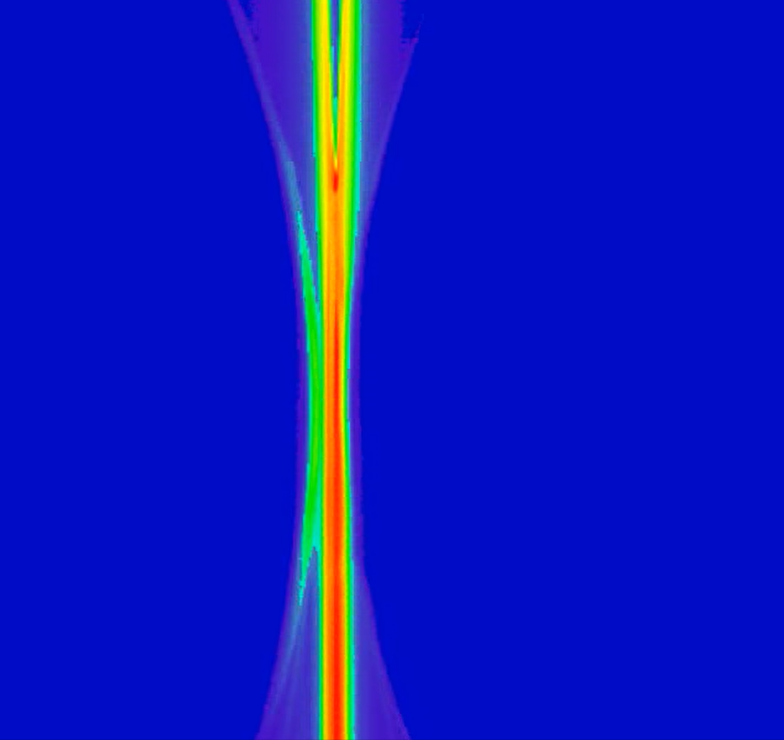
#> input picture data/imagen_termogafrica.png, 784 x 740 px, given in place of video_termo_2.wmv, which was not available
$ jupyter execute 'imagen_y video.ipynb'   (text cells are left out)
#> lines starting #> are read from the running program, lines starting #| are printed output that depends on the picture; after the words box and inside, x2 and y2 are one past the last pixel; in counts of white or black regions, pixels touching at a corner belong together; pictures that were not available may be replaced by others from this repository, and a replacement may not be noted
[cell 1]
import os
import cv2
import numpy as np
import matplotlib.pyplot as plt
import matplotlib.patches as patches
from matplotlib import colormaps

[cell 2]
def open_video(video_path):
    cap = cv2.VideoCapture(video_path)

    if not cap.isOpened():
        print("Error al abrir el video")
        exit()
    return cap

def get_video_frames(cap, num_frames = None):
    if not num_frames: num_frames = int(cap.get(cv2.CAP_PROP_FRAME_COUNT))
    frames = []
    for i in range(num_frames):
        ret, frame = cap.read()
        if not ret:
            print(f"Error al leer el fotograma {i + 1}")
            break
        frames.append(frame)
#> this loop made 1 pass
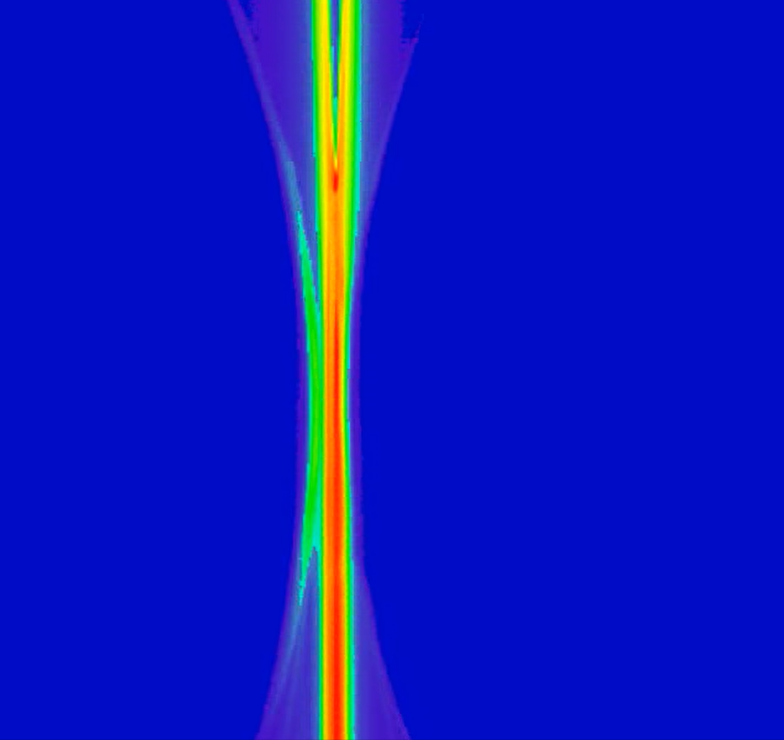
#> input picture data/imagen_termogafrica.png, 784 x 740 px, given in place of video_termo_2.wmv, which was not available
#> after the loop, frames = 1 item
    cap.release()
    return frames

def frame_imshow_vis(image, tit = 'image'):
    cv2.imshow(tit, image)
    cv2.waitKey(0)
    cv2.destroyAllWindows()

def frame_plt_vis(image, fsize = (8, 8)):
    f, ax = plt.subplots(figsize=fsize)
    ax.imshow(cv2.cvtColor(image, cv2.COLOR_BGR2RGB))
    ax.axis('off')
    return ax

def obtain_temp(image):
    temp = np.mean(image)
    return -(100/255)*temp+100

def get_colors_to_gray(colors_n, vis=False):
    cmap = colormaps["jet"]
    gray_values = np.linspace(0, 255, colors_n, dtype=int)
    jet_colors = (cmap(gray_values)[:,:3]*255).astype(int)
    color_to_gray_map = dict(zip(map(tuple, jet_colors), gray_values))

    if vis:
        colors_normalized = jet_colors / 255.0
        x = np.arange(len(jet_colors))
        y = np.ones(len(jet_colors))
        plt.figure(figsize=(10, 2))
        plt.scatter(x, y, color=colors_normalized, s=500)  # s is the size of the points
        plt.axis('off')
        plt.show()
    return color_to_gray_map

def closest_color(pixel_color, colors_to_gray):
    colors = list(colors_to_gray.keys())
    distances = np.sqrt(np.sum((np.array(colors) - np.array(pixel_color))**2, axis=1))
    closest_index = np.argmin(distances)
    return list(colors_to_gray.values())[closest_index]

def closest_color(pixel_color, colors_to_gray):
    colors = list(colors_to_gray.keys())
    distances = np.sqrt(np.sum((np.array(colors) - np.array(pixel_color))**2, axis=1))
    closest_index = np.argmin(distances)
    return list(colors_to_gray.values())[closest_index]

def get_gray_scale_image(image, colors_to_gray):
    out_im = np.zeros(image.shape[:2], dtype=np.uint8)
    for y in range(image.shape[0]):
        for x in range(image.shape[1]):
            pixel_color = tuple(image[y, x])
            gray_value = closest_color(pixel_color, colors_to_gray)
            out_im[y, x] = gray_value
    return out_im

def crop_image(image, x_range, y_range, vis = False):
    if np.mean(x_range) < 1:
        x_min, x_max = int(image.shape[:2][1]*x_range[0]), int(image.shape[:2][1]*x_range[1])
        y_min, y_max = int(image.shape[:2][0]*y_range[0]), int(image.shape[:2][0]*y_range[1])
    else:
        x_min, x_max = x_range
        y_min, y_max = y_range
    c_image = image[y_min:y_max, x_min:x_max]
    if vis:
        f, (ax1, ax2) = plt.subplots(1, 2, figsize=(8, 6), facecolor='.85')
        ax1.imshow(cv2.cvtColor(image, cv2.COLOR_BGR2RGB))
        rectangle = patches.Rectangle((x_min, y_min), x_max-x_min, y_max-y_min, linewidth=1, edgecolor='black', facecolor='none') # bottom left corner | w, h
        ax1.add_patch(rectangle)

        ax2.imshow(cv2.cvtColor(c_image, cv2.COLOR_BGR2RGB))
        ax2.set_xticks([])
        ax2.set_yticks([])
        plt.tight_layout()
        plt.show()
        pass

    return c_image

[cell 3]
cap = open_video('video_termo_2.wmv')
frames = get_video_frames(cap, num_frames = None)
#> frames = 1 item

[cell 4]
colors_to_gray = get_colors_to_gray(10, True)
#> in get_colors_to_gray, `plt.show()`:
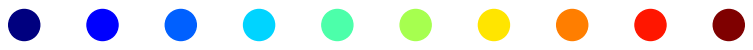
#> figure drawn by matplotlib, 1 panel

[cell 5]
image = frames[0]
#> image is the input picture: shape (740, 784, 3); mean B, G, R 188.1, 24.4, 11.9
xycoord = (400, 20)
w ,h = 40, 200
cropped_image = crop_image(image, [400,440], [20, 220], True)
#> in crop_image, `c_image = image[y_min:y_max, x_min:x_max]`:
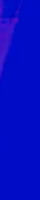
#> c_image: shape (200, 40, 3); mean B, G, R 197.6, 12.5, 4.5
#> in crop_image, `plt.show()`:
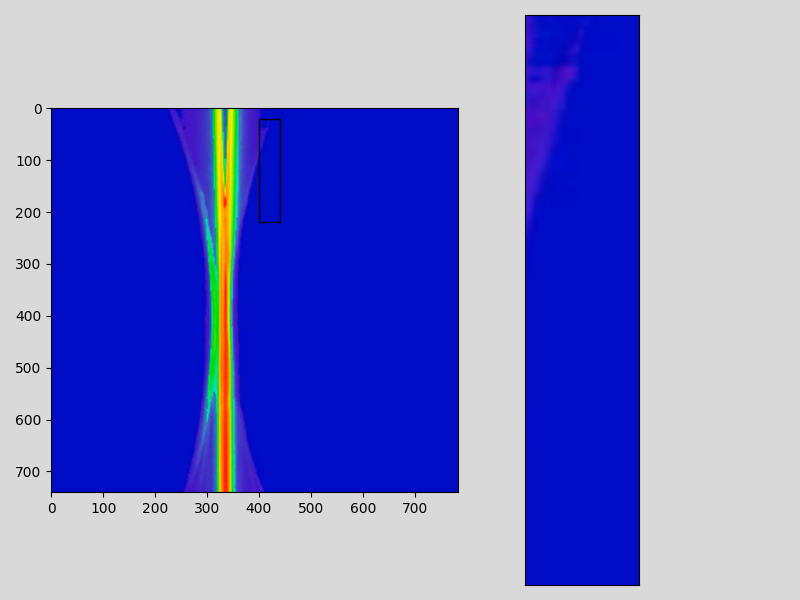
#> figure drawn by matplotlib, 2 panels

[cell 6]
image = frames[0]
xycoord = (400, 20)
w ,h = 40, 200
cropped_image = image[xycoord[1]:xycoord[1]+h, xycoord[0]:xycoord[0]+w]

out_im = get_gray_scale_image(cropped_image, colors_to_gray)
#> after the loop in get_gray_scale_image, `for y in range(image.shape[0]):`:
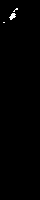
#> out_im: shape (200, 40); values 226 (black) and 255 (white), 0.49% white; 3 white regions (2 under 20 px), largest, box (x1, y1, x2, y2) and area: (9, 13, 16, 20) 29

fig, (ax1, ax2, ax3) = plt.subplots(1, 3, figsize=(7, 6), facecolor='.85')

ax1.set_position([0.05, 0.05, 0.5, 0.9])  # (left, bottom, width, height)
ax2.set_position([0.6, 0.05, 0.1, 0.9])
ax3.set_position([0.75, 0.05, 0.1, 0.9])

ax1.imshow(cv2.cvtColor(image, cv2.COLOR_BGR2RGB))
rectangle = patches.Rectangle(xycoord, w, h, linewidth=1, edgecolor='black', facecolor='none') # bottom left corner | w, h
ax1.add_patch(rectangle)
ax1.axis('off')

ax2.imshow(cv2.cvtColor(cropped_image, cv2.COLOR_BGR2RGB))
ax2.set_xticks([])
ax2.set_yticks([])

ax3.imshow(cv2.cvtColor(out_im, cv2.COLOR_BGR2RGB))
ax3.set_xticks([])
ax3.set_yticks([])

plt.show()
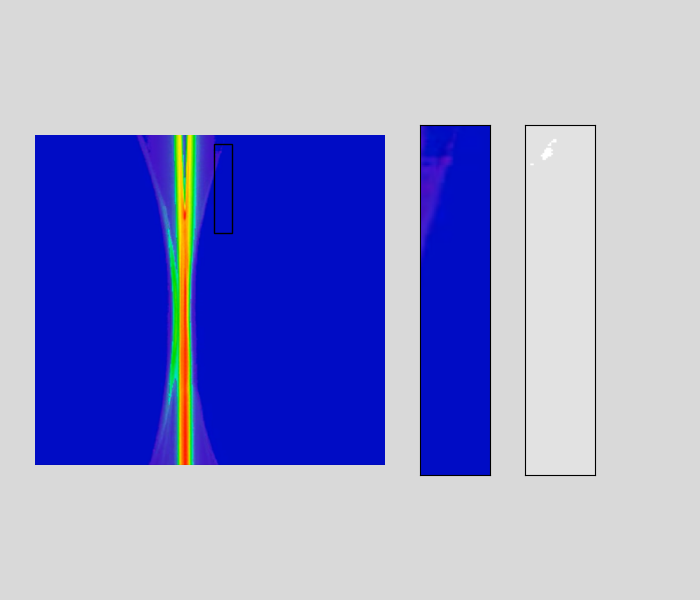
#> figure drawn by matplotlib, 3 panels

[cell 7]
temps = []
for frame in frames:
    cropped_image = frame[xycoord[1]:xycoord[1]+h, xycoord[0]:xycoord[0]+w]
    out_im = get_gray_scale_image(cropped_image, colors_to_gray)
    temps.append(obtain_temp(out_im))

[cell 8]
def vis_prop_w_mov_av(data, wdw, ylims=None):
    if isinstance(data, list): data = np.array(data)
    mov_av = np.convolve(np.array(data), np.ones(wdw)/wdw, mode='valid')
    range_x = np.arange(len(mov_av)) + (wdw//2)
    f, ax = plt.subplots(figsize=(8, 8))
    ax.plot(data, alpha=.2)
    ax.plot(range_x, mov_av, color='black')
    if ylims: ax.set_ylim(ylims)
    plt.show()

[cell 9]
# %matplotlib tk
# %matplotlib inline
vis_prop_w_mov_av(temps,5, ylims=None)
#> in vis_prop_w_mov_av, `plt.show()`:
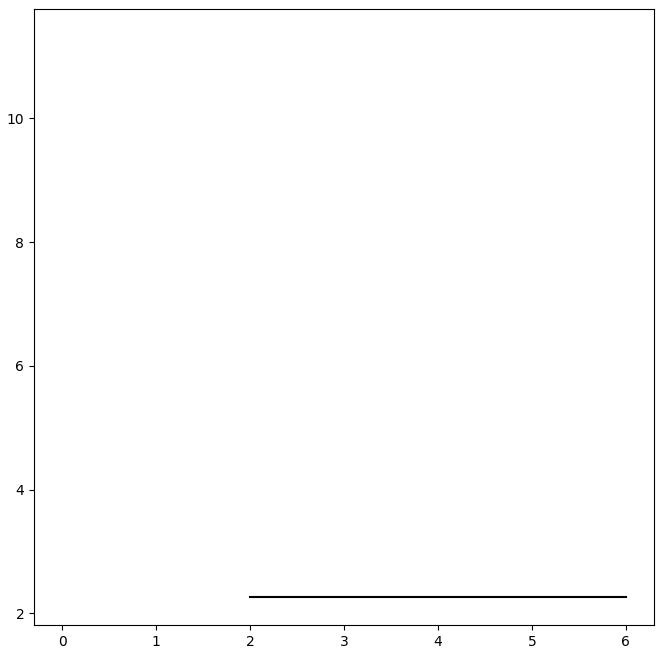
#> figure drawn by matplotlib, 1 panel

[cell 10]
idn = np.argmin(np.array(temps))

image = frames[idn+0]
xycoord = (400, 20)
w ,h = 40, 200
cropped_image = image[xycoord[1]:xycoord[1]+h, xycoord[0]:xycoord[0]+w]

out_im = get_gray_scale_image(cropped_image, colors_to_gray)

f, (ax1, ax2, ax3) = plt.subplots(1, 3, figsize=(7, 6), facecolor='.85')

ax1.set_position([0.05, 0.05, 0.5, 0.9])  # (left, bottom, width, height)
ax2.set_position([0.6, 0.05, 0.1, 0.9])
ax3.set_position([0.75, 0.05, 0.1, 0.9])

ax1.imshow(cv2.cvtColor(image, cv2.COLOR_BGR2RGB))
rectangle = patches.Rectangle(xycoord, w, h, linewidth=1, edgecolor='black', facecolor='none') # bottom left corner | w, h
ax1.add_patch(rectangle)
ax1.axis('off')

ax2.imshow(cv2.cvtColor(cropped_image, cv2.COLOR_BGR2RGB))
ax2.set_xticks([])
ax2.set_yticks([])

ax3.imshow(cv2.cvtColor(out_im, cv2.COLOR_BGR2RGB))
ax3.set_xticks([])
ax3.set_yticks([])

temp = obtain_temp(out_im)
f.suptitle(f'Temp: {temp:.2f}',fontsize=15, x=0.3,y=.75, weight='semibold')

plt.show()

[cell 11]
ax = frame_plt_vis(out_im, fsize = (8, 8))
ax.axvline(np.argmin( np.mean(out_im, axis = 0)));
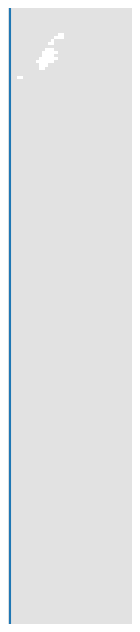
#> figure drawn by matplotlib, 1 panel

[cell 12]
image = frames[0]
print(image.shape)
#| (740, 784, 3)

scale_factor = 0.1
resized_image = cv2.resize(image, None, fx=scale_factor, fy=scale_factor)
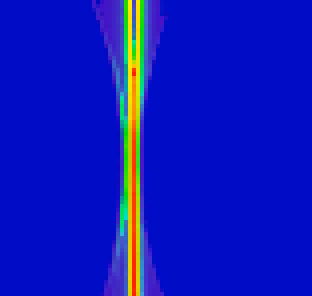
#> resized_image: shape (74, 78, 3) (shown 4 times larger); mean B, G, R 188, 24.5, 12.5
print(resized_image.shape)
#| (74, 78, 3)

frame_plt_vis(resized_image, fsize = (8, 8))
plt.show()

[cell 13]
idn = 0
image = frames[idn+0]
xycoord = (400, 20)
w ,h = 40, 200
cropped_image = image[xycoord[1]:xycoord[1]+h, xycoord[0]:xycoord[0]+w]

out_im = get_gray_scale_image(cropped_image, colors_to_gray)

f, (ax1, ax2, ax3) = plt.subplots(1, 3, figsize=(7, 6), facecolor='.85')

ax1.set_position([0.05, 0.05, 0.5, 0.9])  # (left, bottom, width, height)
ax2.set_position([0.6, 0.05, 0.1, 0.9])
ax3.set_position([0.75, 0.05, 0.1, 0.9])

ax1.imshow(cv2.cvtColor(image, cv2.COLOR_BGR2RGB))
rectangle = patches.Rectangle(xycoord, w, h, linewidth=1, edgecolor='black', facecolor='none') # bottom left corner | w, h
ax1.add_patch(rectangle)
ax1.axis('off')

ax2.imshow(cv2.cvtColor(cropped_image, cv2.COLOR_BGR2RGB))
ax2.set_xticks([])
ax2.set_yticks([])

ax3.imshow(cv2.cvtColor(out_im, cv2.COLOR_BGR2RGB))
ax3.set_xticks([])
ax3.set_yticks([])

temp = obtain_temp(out_im)
f.suptitle(f'Temp: {temp:.2f}',fontsize=15, x=0.3,y=.75, weight='semibold')

plt.show()

[cell 14]
colors_to_gray = get_colors_to_gray(250)
out_im = get_gray_scale_image(cropped_image, colors_to_gray)

indexes = np.linspace(0,out_im.shape[0]-1, 6).astype(int)
print(indexes)
#| [  0  39  79 119 159 199]
f, (ax1, ax2) = plt.subplots(1, 2, figsize=(8, 8))

ax1.imshow(cv2.cvtColor(out_im, cv2.COLOR_BGR2RGB))

for i in indexes:
    ax1.axhline(i)
    temps = -(100/255)*out_im[i, :]+100
    ax2.plot(temps)

ax1.axis('off')

plt.show()
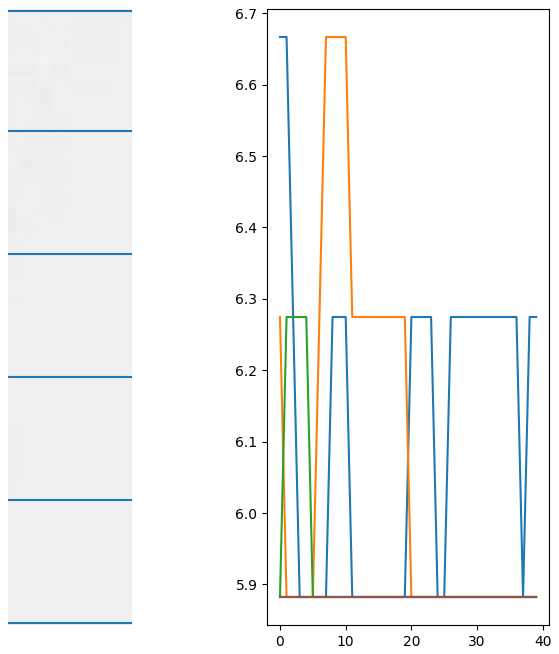
#> figure drawn by matplotlib, 2 panels; panel 2: curve peaks at x = 0, y = 6.67; panel 2: curve peaks at x = 7, y = 6.67; panel 2: curve peaks at x = 1, y = 6.27
